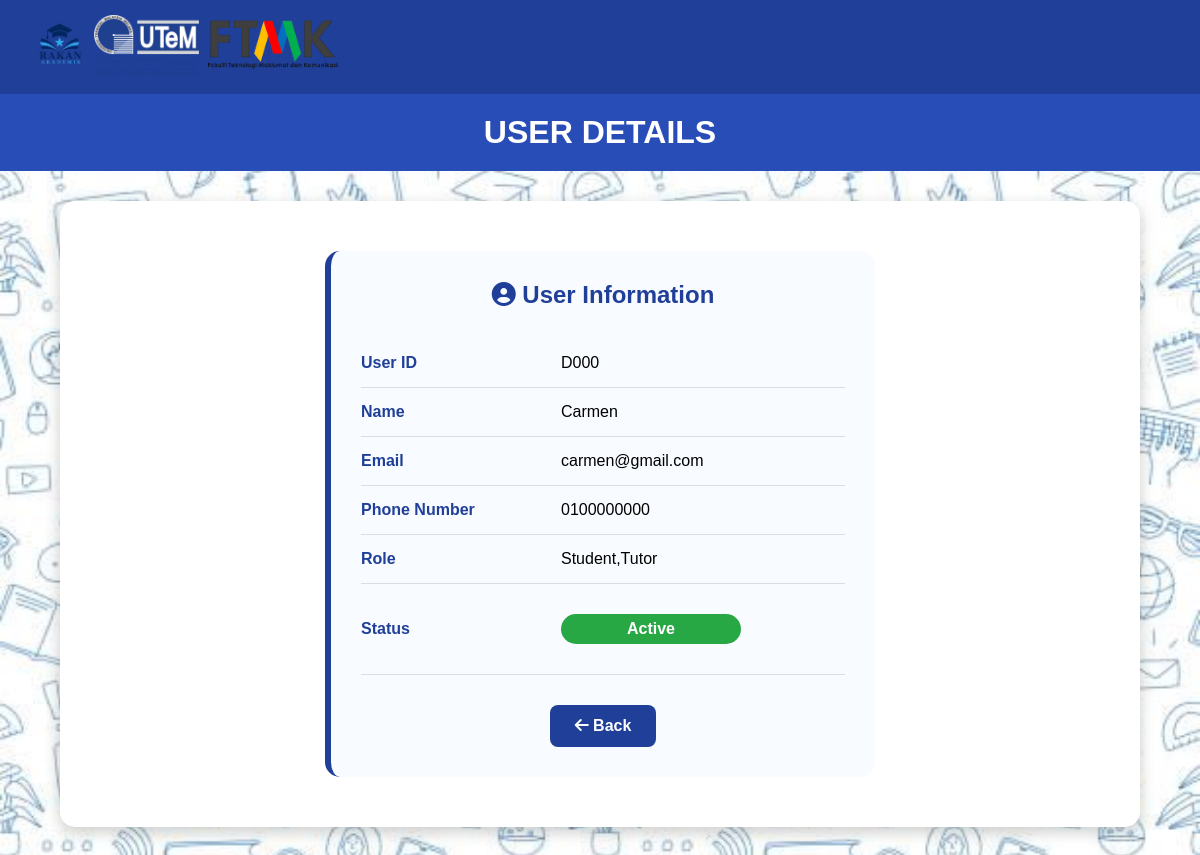
Screenshot of /view_user.php?id=D000 with the database file from the repository.
### tables this page shows
CREATE TABLE `user` (
  `matricNoStudent` varchar(20) NOT NULL COMMENT 'Unique user identifier',
  `name` varchar(100) NOT NULL COMMENT 'User full name',
  `email` varchar(100) DEFAULT NULL COMMENT 'User email address',
  `mobile_phone` varchar(20) DEFAULT NULL COMMENT 'User phone number',
  `gender` varchar(10) NOT NULL COMMENT 'User gender',
  `password` varchar(255) NOT NULL COMMENT 'User password',
  `status` varchar(20) NOT NULL COMMENT 'User account status',
  `role` varchar(20) NOT NULL COMMENT 'User role'
);

### view_user.php (the view, shortened to what this page needs)
<?php
include("db_connect.php");
$matricNoStudent = $_GET['id'];
$sql = "SELECT *
        FROM user
        WHERE matricNoStudent='$matricNoStudent'";
$result = mysqli_query($conn,$sql);
$user = mysqli_fetch_assoc($result);
?>
<!DOCTYPE html>
<html lang="en">
<head>
<link rel="stylesheet"
href="https://cdnjs.cloudflare.com/ajax/libs/font-awesome/6.5.1/css/all.min.css">
</head>
<body>
<header>
    <div class="logo">
        <img src="images/logoRakan.png" alt="Rakan Akademik Logo">
        <img src="images/logoUtem.png" alt="UTeM Logo">
        <img src="images/logoFtmk.png" alt="FTMK Logo">
    </div>
</header>
<section class="welcome">
    <h1>USER DETAILS</h1>
</section>
<section class="container">
<div class="detail-box">
<h2>
    <i class="fas fa-user-circle"></i>
    User Information
</h2>
<div class="detail-row">
    <span class="detail-title">User ID</span>
    <span><?php echo $user['matricNoStudent']; ?></span>
</div>
<div class="detail-row">
    <span class="detail-title">Name</span>
    <span><?php echo $user['name']; ?></span>
</div>
<div class="detail-row">
    <span class="detail-title">Email</span>
    <span><?php echo $user['email']; ?></span>
</div>
<div class="detail-row">
    <span class="detail-title">Phone Number</span>
    <span><?php echo $user['mobile_phone']; ?></span>
</div>
<div class="detail-row">
    <span class="detail-title">Role</span>
    <span><?php echo $user['role']; ?></span>
</div>
<div class="detail-row">
    <span class="detail-title">Status</span>
    <?php
$status = strtolower(trim($user['status']));
if($status == "approved")
{
    $class = "approved";
}
elseif($status == "active")
{
    $class = "active";
}
elseif($status == "pending")
{
    $class = "pending";
}
else
{
    $class = "inactive";
}
?>
<div class="detail-row">
    <span class="status <?php echo $class; ?>">
        <?php echo $user['status']; ?>
    </span>
</div>
</div>
<div class="back-btn">
    <a href="user_list.php">
        <i class="fas fa-arrow-left"></i> Back
    </a>
</div>
</section>
</body>
</html>

### view_user.php (style rules this page uses)
* { margin:0; padding:0; box-sizing:border-box; font-family:Arial, sans-serif; }
body { background-image:url('images/edubackground.jpg'); background-size:cover; background-position:center; background-repeat:no-repeat; background-attachment:fixed; }
header { background:#1f3f98; color:white; display:flex; justify-content:space-between; align-items:center; padding:15px 30px; }
.logo img { height:60px; width:auto; }
.welcome { background:#284db6; color:white; text-align:center; padding:20px; }
.welcome h1 { font-size:32px; }
.container { width:90%; margin:30px auto; background:white; border-radius:15px; padding:30px; box-shadow:0 5px 15px rgba(0,0,0,0.2); }
.detail-box { width:550px; margin:20px auto; background:#f8fbff; border-left:6px solid #1f3f98; border-radius:15px; padding:30px; }
.detail-box h2 { color:#1f3f98; text-align:center; margin-bottom:30px; }
.detail-row { display:grid; grid-template-columns:180px 1fr; align-items:center; padding:15px 0; border-bottom:1px solid #ddd; column-gap:20px; }
.detail-row:last-child { border-bottom:none; }
.detail-title { font-weight:bold; color:#1f3f98; }
.status { display:inline-block; width:auto; padding:6px 18px; border-radius:20px; color:white; font-weight:bold; text-align:center; }
.active { background:#28a745; }
.back-btn { text-align:center; margin-top:30px; }
.back-btn a { display:inline-block; background:#1f3f98; color:white; text-decoration:none; padding:12px 25px; border-radius:8px; font-weight:bold; transition:.3s; }

### rows the page displays
user: matricNoStudent "D000", name "Carmen", email "carmen@gmail.com", mobile_phone "0100000000", role "Student,Tutor", status "Active"
